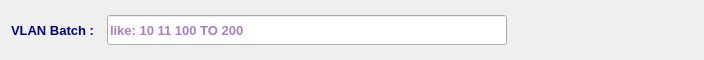
<?xml version="1.0" encoding="UTF-8"?>
<ui version="4.0">
 <class>BatchVlanWidget</class>
 <widget class="QWidget" name="BatchVlanWidget">
  <property name="geometry">
   <rect>
    <x>0</x>
    <y>0</y>
    <width>704</width>
    <height>60</height>
   </rect>
  </property>
  <property name="sizePolicy">
   <sizepolicy hsizetype="Preferred" vsizetype="Fixed">
    <horstretch>0</horstretch>
    <verstretch>0</verstretch>
   </sizepolicy>
  </property>
  <property name="minimumSize">
   <size>
    <width>650</width>
    <height>60</height>
   </size>
  </property>
  <property name="maximumSize">
   <size>
    <width>16777215</width>
    <height>60</height>
   </size>
  </property>
  <property name="font">
   <font>
    <family>Tahoma</family>
    <pointsize>10</pointsize>
   </font>
  </property>
  <property name="windowTitle">
   <string>Form</string>
  </property>
  <layout class="QVBoxLayout" name="verticalLayout">
   <item>
    <layout class="QHBoxLayout" name="horizontalLayout_2">
     <item>
      <widget class="QLabel" name="vlanBatchLbl">
       <property name="minimumSize">
        <size>
         <width>90</width>
         <height>30</height>
        </size>
       </property>
       <property name="maximumSize">
        <size>
         <width>130</width>
         <height>30</height>
        </size>
       </property>
       <property name="font">
        <font>
         <family>Tahoma</family>
         <pointsize>10</pointsize>
         <weight>75</weight>
         <bold>true</bold>
        </font>
       </property>
       <property name="styleSheet">
        <string notr="true">color: rgb(0, 0, 127);</string>
       </property>
       <property name="text">
        <string>VLAN Batch :</string>
       </property>
      </widget>
     </item>
     <item>
      <widget class="QLineEdit" name="vlanBatchLE">
       <property name="sizePolicy">
        <sizepolicy hsizetype="Expanding" vsizetype="Preferred">
         <horstretch>0</horstretch>
         <verstretch>0</verstretch>
        </sizepolicy>
       </property>
       <property name="minimumSize">
        <size>
         <width>400</width>
         <height>30</height>
        </size>
       </property>
       <property name="maximumSize">
        <size>
         <width>400</width>
         <height>30</height>
        </size>
       </property>
       <property name="font">
        <font>
         <family>Tahoma</family>
         <pointsize>10</pointsize>
         <weight>75</weight>
         <bold>true</bold>
        </font>
       </property>
       <property name="styleSheet">
        <string notr="true">color: rgb(85, 0, 127);</string>
       </property>
       <property name="placeholderText">
        <string>like: 10 11 100 TO 200</string>
       </property>
      </widget>
     </item>
     <item>
      <spacer name="horizontalSpacer">
       <property name="orientation">
        <enum>Qt::Horizontal</enum>
       </property>
       <property name="sizeHint" stdset="0">
        <size>
         <width>40</width>
         <height>20</height>
        </size>
       </property>
      </spacer>
     </item>
    </layout>
   </item>
  </layout>
 </widget>
 <resources/>
 <connections/>
</ui>
